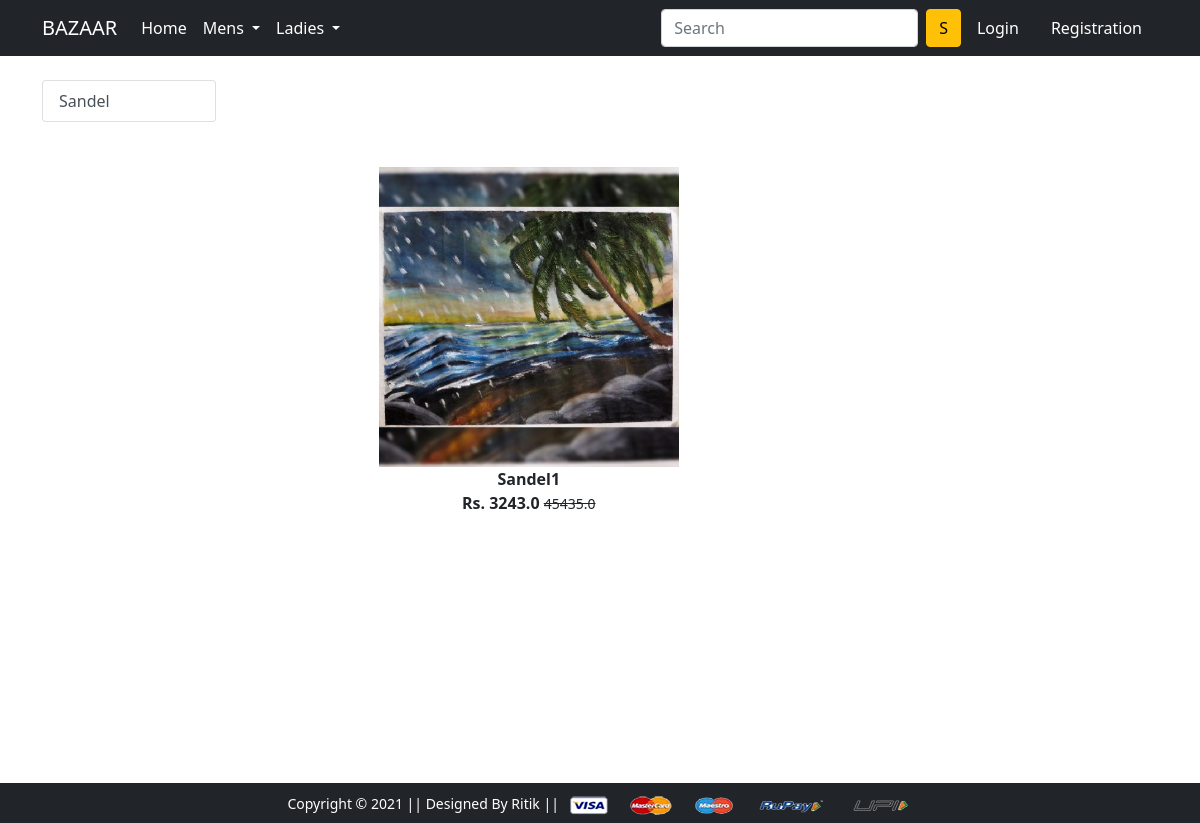
/sandel/, run on the app's committed database.
### app/models.py (models this page shows, shortened)
class Product(models.Model):
    title = models.CharField(max_length=100)
    selling_price = models.FloatField()
    discounted_price = models.FloatField()
    description = models.TextField(default='')
    brand = models.CharField(max_length=100)
    category = models.CharField(choices=CATEGORY_CHOICES, max_length=3)
    product_image = models.ImageField(upload_to='productimg')

### app/views.py (the view)
# urls.py: path('sandel/', views.sandel, name='sandel'),
def sandel(request):
    totalitem = 0
    if request.user.is_authenticated:
        totalitem = len(Cart.objects.filter(user=request.user))
    sandel = Product.objects.filter(category='S')
    return render(request, 'app/sandel.html', {'sandel':sandel, 'totalitem':totalitem})

### app/templates/app/sandel.html (shortened to what this page needs)
{% extends 'app/base.html' %}
{% load static %}
{% block main-content %}
<div class="container my-5">
    <div class="row">
        <div class="col-sm-3">
            <div class="col-sm-8">
                <div class="list-group">
                     <a href="{% url 'sandel' %}" class="list-group-item list-group-item-action"
                        aria-current="true">Sandel     </a>
                </div>
            </div>
        </div>
        <div class="col-sm-9">
            <div class="row">
                {% for product in sandel %}
                <div class="col-sm-6 text-center mb-4">
                    <a href="{% url 'product-detail' product.id %}" class="btn">
                        <div class="item">
                            <img src="{{product.product_image.url}}" alt="" height="300" class="">
                            <div class="fw-bold">{{product.title}}</div>
                            <div class="fw-bold">Rs. {{product.discounted_price}}
                                <small class="fw-light text-decoration-line-through">{{product.selling_price}}
                                </small>
                            </div>
                        </div>
                    </a>
                </div>
                {% endfor %}
            </div>
        </div>
    </div>
</div>
{% endblock main-content %}

### app/static/app/css/style.css (style rules this page uses)
.row { margin-top: 5rem; }

### data on the page
Product: product_image (picture), title "Sandel1", discounted_price "3243.0", selling_price "45435.0"
